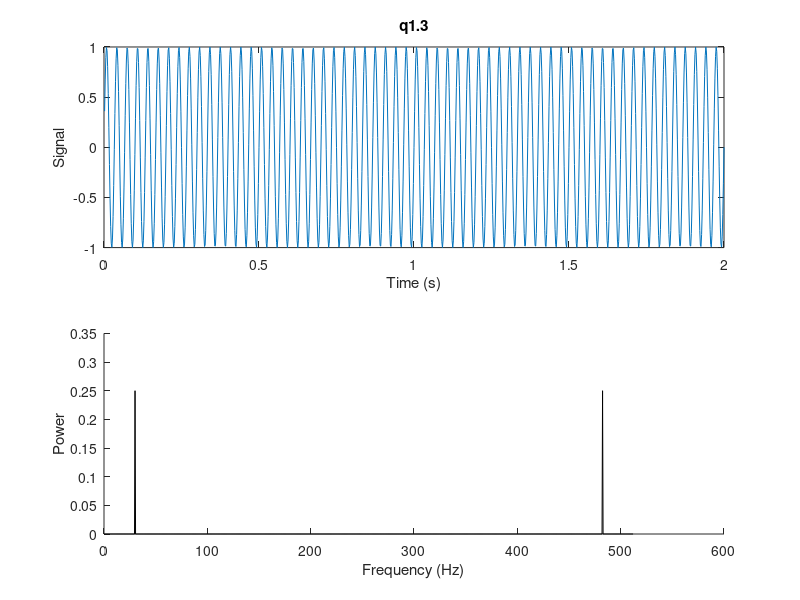
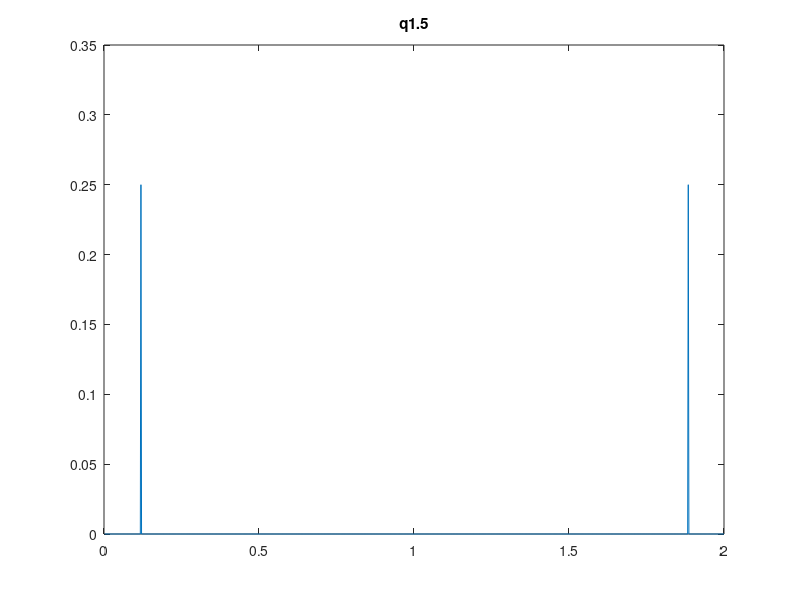

Here is the MATLAB script that generated these plots, in order: (Note: this script raises an error after producing the figures.)
%{
    Matlab Practical 4 by Zach Vig
%}

clear;
clearvars;

%q1.1
Fs = 512;

%q1.2
t = 1/Fs : 1/Fs : 2;

%q1.3
figure(1);subplot(2,1,1);
yfreq = 30;
y = sin(2*pi*yfreq.*t);
plot(t,y);title('q1.3');
xlabel('Time (s)');ylabel('Signal');

%q1.4
%{
    I would probably figure out how long one period of the sine wave takes,
    then take the inverse of that number to get the frequency.
%}

%q1.5
figure(2);
yft = fft(y)./length(t);
P = yft.*conj(yft);
plot(t,P);title('q1.5');

%q1.6
n = 0:length(y)-1;
w = n./(range(t));

%q1.7
figure(1);subplot(2,1,2);
set(gca);
hold on;
plot(w,P,'DisplayName','PowerSpectrum','color','k');
xlabel('Frequency (Hz)');ylabel('Power');
h = spectrum.periodogram;
ps = msspectrum(h,y,'Fs',Fs);
plot(ps.Frequencies,ps.Data,'DisplayName','Periodogram','color','r');
legend();

